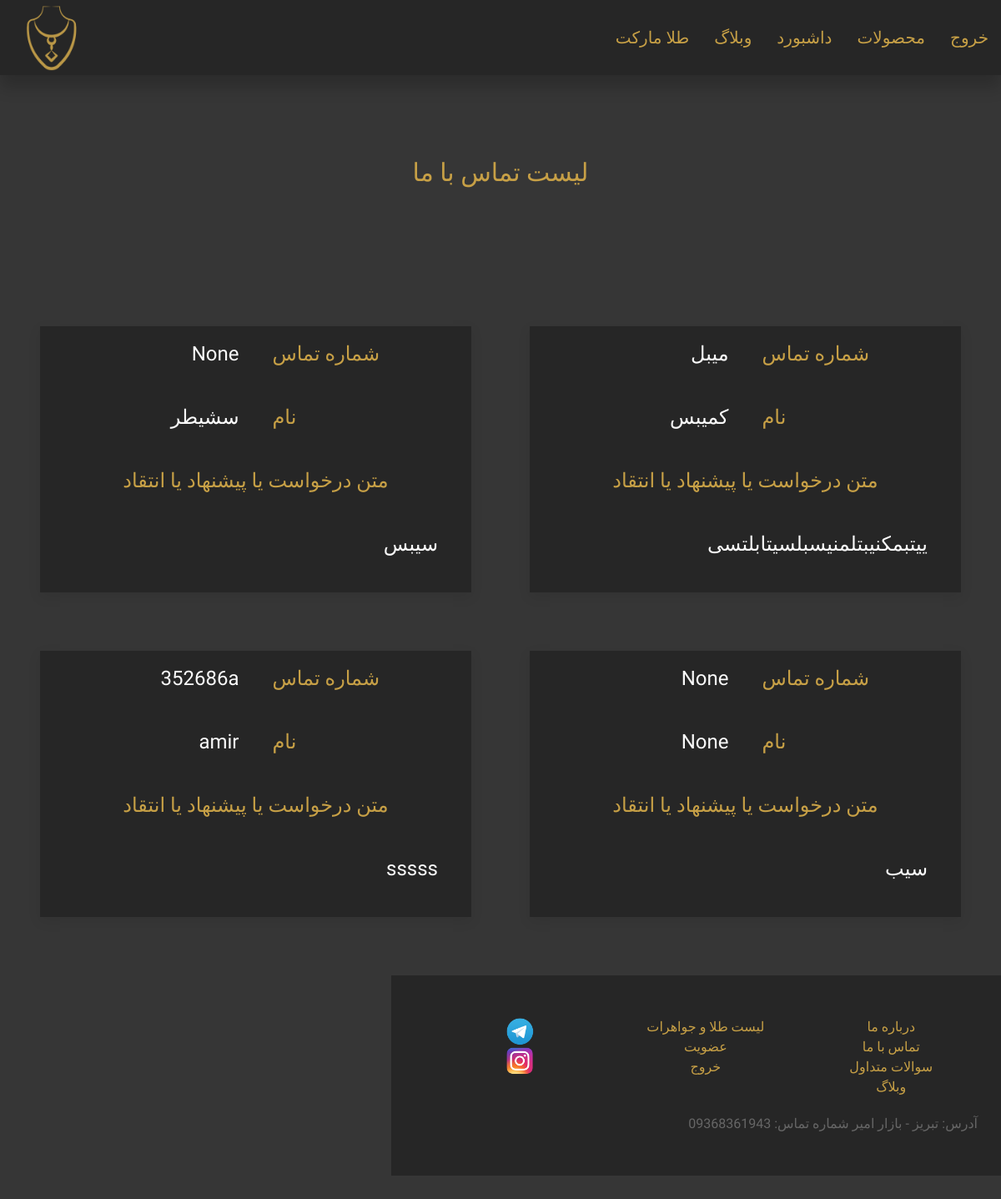
/company/contact-us-list/ (signed in), run on the app's committed database.
### company/models.py (models this page shows)
class ContactUsModel(models.Model):
    name = models.CharField(max_length = 264, blank = True, null = True)
    phone_number = models.CharField(max_length = 264, blank = True, null =True)
    request = models.TextField(null = True, blank = True)
    created = models.DateTimeField(default=timezone.now())

### company/views.py (the view)
# urls.py: path('contact-us-list/',ContactUsListView, name = 'contactuslist'),
@login_required
@masteruser_required
def ContactUsListView(request):
    try:
        contactus_list = ContactUsModel.objects.order_by('created')
        return render(request,'company/contactuslist.html',
                      {'contactus_list':contactus_list})
    except:
        return render(request,'company/contactuslist.html')

### company/templates/company/contactuslist.html (shortened to what this page needs)
{% extends "BaseTemplates/base1.html" %}
{% block body_block %}
<br>
<h3 style="font-size:30px;" class="goldC-text uk-text-center fHarmattan uk-text-large">لیست تماس با ما</h3>
<br>
<div style="padding:4%" class="uk-grid-match uk-text-center uk-grid-large" uk-grid>
  {% for contactus in contactus_list %}
  <div class="uk-width-1-1 uk-width-1-2@s uk-block">
<div  class="uk-card uk-card-default uk-card-body darkgreyC">
<div style="margin-top:-25px"  class=" fHarmattan uk-text-large" uk-grid>
  <div class="uk-width-1-2 uk-text-left goldC-text" >شماره تماس</div><div class="uk-width-1-2 uk-text-right whiteC-text">{{contactus.phone_number}}</div>
  <div class="uk-width-1-2 uk-text-left goldC-text" >نام</div><div class="uk-width-1-2 uk-text-right whiteC-text">{{contactus.name}}</div>
<div class="uk-width-1-1 uk-text-center goldC-text" >متن درخواست یا پیشنهاد یا انتقاد</div><div class="uk-width-1-1 uk-text-right whiteC-text">{{contactus.request}}</div>
</div>
</div>
</div>
  {% endfor %}
    {% endblock %}

### statics/css/styles.css (style rules this page uses)
.fHarmattan { font-family: 'Harmattan', sans-serif; }
.goldC-text { color: #c7a046; }
.whiteC-text { color: #fafafa; }
.darkgreyC { background-color: #262626; }
.greyC { background-color: #363636; }

### data on the page
ContactUsModel: phone_number "میبل", name "کمیبس", request "ییتبمکنیبتلمنیسبلسیتابلتسی"
ContactUsModel: phone_number "None", name "سشیطر", request "سیبس"
ContactUsModel: phone_number "None", name "None", request "سیب"
ContactUsModel: phone_number "352686a", name "amir", request "sssss"
